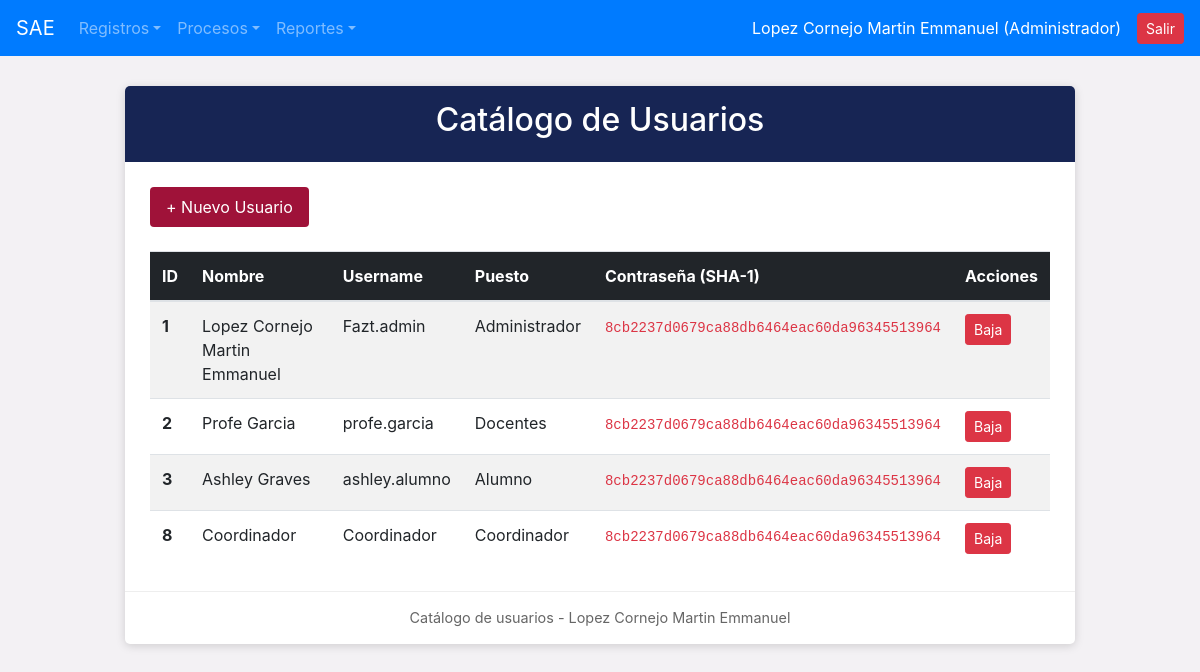
Screenshot of /crude/crude_usuarios.php (signed in) with the database file from the repository.
### tables this page shows
CREATE TABLE `usuarios` (
  `id_usuario` int(11) NOT NULL AUTO_INCREMENT PRIMARY KEY,
  `nombre_usuario` varchar(100) NOT NULL,
  `username` varchar(50) NOT NULL UNIQUE,
  `password` varchar(255) NOT NULL,
  `id_puesto` int(11) NOT NULL,
  `idalumn` int(11) DEFAULT NULL,
  `estatus_usuario` varchar(10) DEFAULT 'ALTA'
);

CREATE TABLE `puestos` (
  `id_puesto` int(11) NOT NULL AUTO_INCREMENT PRIMARY KEY,
  `nombre_puesto` varchar(100) NOT NULL,
  `estatus_puesto` varchar(10) DEFAULT 'ALTA'
);

### crude/crude_usuarios.php (the view, shortened to what this page needs)
<?php
include_once("../conexion.php");
include_once("../navegacion/nav.php");
$sql = "SELECT u.id_usuario, u.nombre_usuario, u.username, u.password, p.nombre_puesto
        FROM usuarios u
        INNER JOIN puestos p ON u.id_puesto = p.id_puesto
        WHERE u.estatus_usuario = 'ALTA'";
$resultado = $conexion->query($sql);
?>
<!DOCTYPE html>
<html lang="es">
<head>
</head>
<body>
<div class="container">
    <div class="formulario">
        <div class="titulo"><h2>Catálogo de Usuarios</h2></div>
        <div class="contenido">
            <div class="mb-4">
                <a href="../registro/reg_usuario.php" class="btn-sae">+ Nuevo Usuario</a>
            </div>
            <div class="table-responsive">
                <table class="table table-striped table-hover align-middle m-0">
                    <thead style="background-color: #212529; color: white;">
                        <tr>
                            <th>ID</th>
                            <th>Nombre</th>
                            <th>Username</th>
                            <th>Puesto</th>
                            <th>Contraseña (SHA-1)</th>
                            <th>Acciones</th>
                        </tr>
                    </thead>
                    <tbody>
                        <?php if ($resultado && $resultado->num_rows > 0): ?>
                            <?php while($row = $resultado->fetch_assoc()): ?>
                            <tr>
                                <td><b><?php echo $row['id_usuario']; ?></b></td>
                                <td><?php echo htmlspecialchars($row['nombre_usuario']); ?></td>
                                <td><?php echo htmlspecialchars($row['username']); ?></td>
                                <td><?php echo htmlspecialchars($row['nombre_puesto']); ?></td>
                                <td><code class="text-danger"><?php echo htmlspecialchars($row['password']); ?></code></td>
                                <td>
                                    <a href="crude_usuarios.php?baja=<?php echo $row['id_usuario']; ?>" class="btn btn-danger btn-sm" onclick="return confirm('¿Dar de baja este usuario?');">Baja</a>
                                </td>
                            </tr>
                            <?php endwhile; ?>
                        <?php else: ?>
                            <tr><td colspan="6" class="text-center py-3 text-muted">No hay usuarios activos.</td></tr>
                        <?php endif; ?>
                    </tbody>
                </table>
            </div>
        </div>
        <div class="pie">Catálogo de usuarios - Lopez Cornejo Martin Emmanuel</div>
    </div>
</div>
</body>
</html>

### crude/crude_usuarios.php (style rules this page uses)
body { background-color: #f3f1f4; }
.formulario { background-color: white; max-width: 950px; margin: 30px auto; border-radius: 5px; box-shadow: 0 2px 10px rgba(0,0,0,0.15); overflow: hidden; }
.titulo { background-color: #172554; color: white; padding: 15px; text-align: center; }
.contenido { padding: 25px; }
.btn-sae { background-color: #9f1239; color: white; border: none; padding: 8px 16px; border-radius: 4px; text-decoration: none; display: inline-block; }
.pie { text-align: center; padding: 15px; color: #666; font-size: 0.9rem; border-top: 1px solid #eee; }

### rows the page displays
usuarios: id_usuario "1", nombre_usuario "Lopez Cornejo Martin Emmanuel", username "Fazt.admin", id_puesto.nombre_puesto "Administrador", password "8cb2237d0679ca88db6464eac60da96345513964"
usuarios: id_usuario "2", nombre_usuario "Profe Garcia", username "profe.garcia", id_puesto.nombre_puesto "Docentes", password "8cb2237d0679ca88db6464eac60da96345513964"
usuarios: id_usuario "3", nombre_usuario "Ashley Graves", username "ashley.alumno", id_puesto.nombre_puesto "Alumno", password "8cb2237d0679ca88db6464eac60da96345513964"
usuarios: id_usuario "8", nombre_usuario "Coordinador", username "Coordinador", id_puesto.nombre_puesto "Coordinador", password "8cb2237d0679ca88db6464eac60da96345513964"

### other values shown
$_SESSION['nombre_usuario'] "Lopez Cornejo Martin Emmanuel"
$_SESSION['nombre_puesto'] "Administrador"
